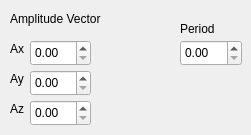
             <widget class="QWidget" name="page">
              <widget class="QLabel" name="label_99">
               <property name="geometry">
                <rect>
                 <x>10</x>
                 <y>10</y>
                 <width>111</width>
                 <height>17</height>
                </rect>
               </property>
               <property name="text">
                <string>Amplitude Vector</string>
               </property>
              </widget>
              <widget class="QLabel" name="label_147">
               <property name="geometry">
                <rect>
                 <x>10</x>
                 <y>40</y>
                 <width>16</width>
                 <height>17</height>
                </rect>
               </property>
               <property name="text">
                <string>Ax</string>
               </property>
              </widget>
              <widget class="QDoubleSpinBox" name="mm_amplitude_z">
               <property name="geometry">
                <rect>
                 <x>30</x>
                 <y>100</y>
                 <width>61</width>
                 <height>26</height>
                </rect>
               </property>
              </widget>
              <widget class="QDoubleSpinBox" name="mm_amplitude_y">
               <property name="geometry">
                <rect>
                 <x>30</x>
                 <y>70</y>
                 <width>61</width>
                 <height>26</height>
                </rect>
               </property>
              </widget>
              <widget class="QLabel" name="label_161">
               <property name="geometry">
                <rect>
                 <x>10</x>
                 <y>70</y>
                 <width>16</width>
                 <height>17</height>
                </rect>
               </property>
               <property name="text">
                <string>Ay</string>
               </property>
              </widget>
              <widget class="QDoubleSpinBox" name="mm_amplitude_x">
               <property name="geometry">
                <rect>
                 <x>30</x>
                 <y>40</y>
                 <width>61</width>
                 <height>26</height>
                </rect>
               </property>
              </widget>
              <widget class="QLabel" name="label_162">
               <property name="geometry">
                <rect>
                 <x>10</x>
                 <y>100</y>
                 <width>16</width>
                 <height>17</height>
                </rect>
               </property>
               <property name="text">
                <string>Az</string>
               </property>
              </widget>
              <widget class="QDoubleSpinBox" name="mm_wiggle_period">
               <property name="geometry">
                <rect>
                 <x>180</x>
                 <y>40</y>
                 <width>62</width>
                 <height>26</height>
                </rect>
               </property>
              </widget>
              <widget class="QLabel" name="label_163">
               <property name="geometry">
                <rect>
                 <x>180</x>
                 <y>20</y>
                 <width>41</width>
                 <height>17</height>
                </rect>
               </property>
               <property name="text">
                <string>Period</string>
               </property>
              </widget>
             </widget>
